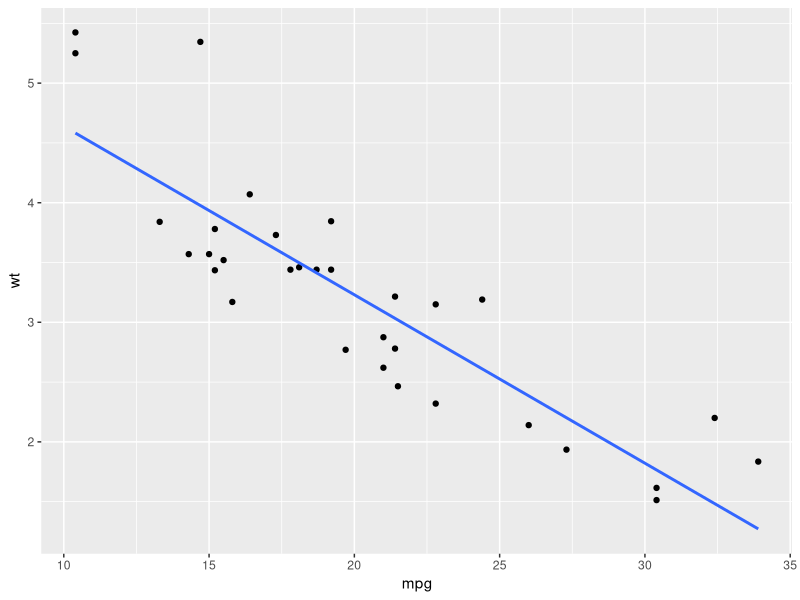

Recreate this plot in R.
## ---- chunk 1
library(tidyverse)
head(mtcars)
## ---- chunk 2
p <- ggplot(mtcars, aes(mpg, wt)) + geom_point() +geom_smooth(method=lm, se=FALSE)
p
  
## ---- chunk 3

data(matcars)
fit = lm(mpg ~ wt, data=mtcars)
summary(fit)


## ---- chunk 4
pval <- summary(fit)$coefficients[2,4]
tvalue <- summary(fit)$coefficients[2,3]
beta <- summary(fit)$coefficients[2,1]
rsq <- summary(fit)$r.squared
fstats <-summary(fit)$fstatistic
df2 <-summary(fit)$df[2]
str(fstats)
